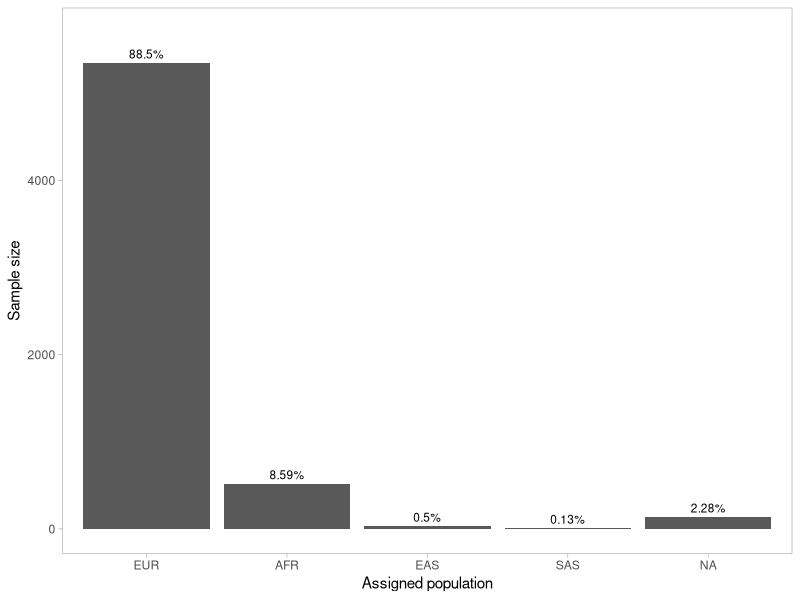

Generate this figure with R:
library(tidyverse)
library(ggplot2)

sizes = readr::read_tsv("Supplementary_Tables_R3 - pop_assign_summary.tsv")
sizes = sizes %>% filter(`Assigned population` != "TOTAL")
sizes = sizes %>% mutate(`Assigned population` = gsub("Admixed", "NA", `Assigned population`))
sizes$`Assigned population` = factor(sizes$`Assigned population`, levels=sizes$`Assigned population`)

plt = ggplot(sizes, aes(x=`Assigned population`, `Sample Size`))+
  geom_col() +
  xlab("Assigned population") + 
  ylab("Sample size") +
  geom_text(aes(label = paste0(Percent,"%")), vjust = -0.5, size = 3) + 
  theme_light() + 
  theme(panel.grid = element_blank()) +
  ylim(0,5700)

ggsave("assigned_populations.pdf", width=2.8, height=2.8)
